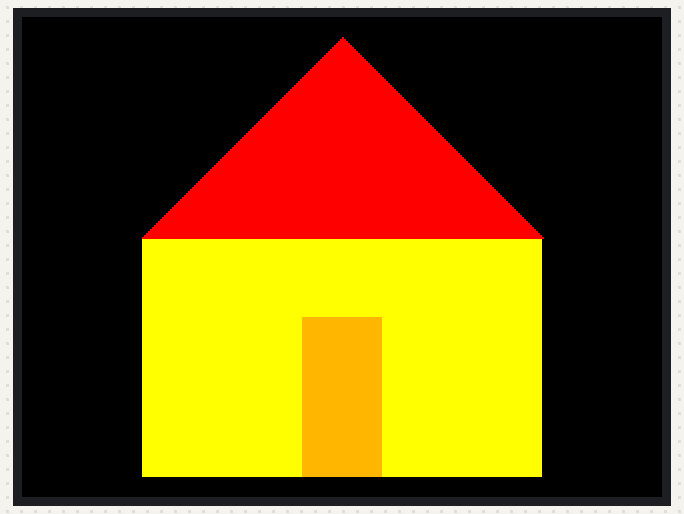
The sketch below on a simulated ESP32. Parts: 320×240 colour display.

Above: at 0.3 s.

The sketch:

draw_house.ino
```cpp
#include "TFT_eSPI.h" //include TFT LCD library

TFT_eSPI tft; //initialize TFT LCD

void setup() {
  tft.begin(); //start TFT LCD
  tft.setRotation(3); //set screen rotation

  tft.fillScreen(TFT_BLACK); //fill background
  tft.fillRect(60,110,200,120,TFT_YELLOW); //fill rectangle with color
  tft.fillTriangle(160,10,60,110,260,110,TFT_RED); //fill triangle with color
  tft.fillRect(140,150,40,80,TFT_ORANGE);
}

void loop() {
  // put your main code here, to run repeatedly:

}
```
